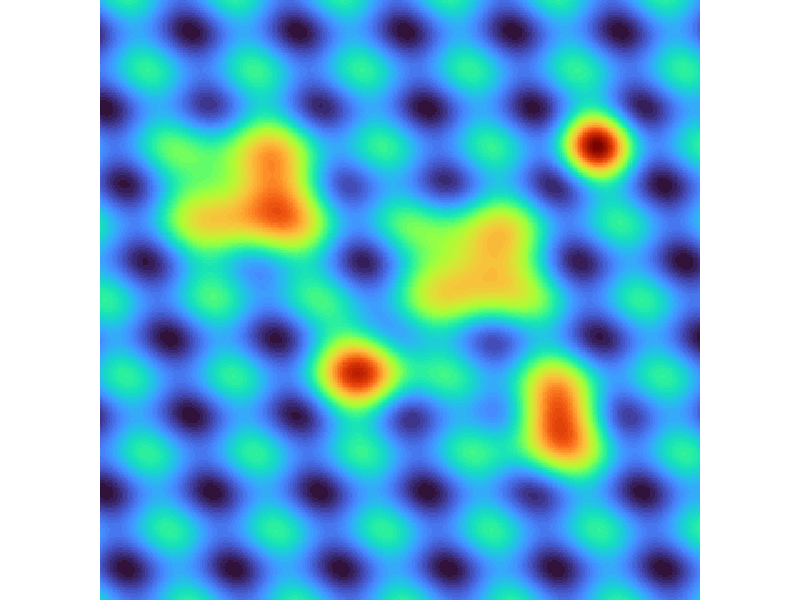

Write MATLAB code to recreate this figure. (Note: this script raises an error after producing the figure.)
function hFigure = createBackgroundExample(visibility)
%CREATEBACKGROUNDEXAMPLE Demonstrate a semi-transparent scalebar background.
%
%   createBackgroundExample() displays a simulated fluorescence image with
%   a readable scale bar over a visually busy region. Adjust the
%   ShowBackground, BackgroundColor, BackgroundAlpha, and
%   BackgroundPadding name-value arguments below to explore the feature.

    if nargin < 1
        visibility = "on";
    end

    sourceRoot = fileparts(fileparts(mfilename("fullpath")));
    addpath(fullfile(sourceRoot, "scalebar"), "-begin")

    [x, y] = meshgrid(linspace(-3.5, 3.5, 360));
    imageData = 0.18 * sin(5*x - 1.4*y) + 0.12 * cos(7*y);
    sourceCenters = [-1.7 -1.2 0.75; -0.4 0.8 0.48; ...
                     0.9 -0.4 0.62; 1.8 1.4 0.55; 2.3 -1.8 0.38];
    for iSource = 1:size(sourceCenters, 1)
        center = sourceCenters(iSource, :);
        imageData = imageData + exp(-((x-center(1)).^2 + ...
            (y-center(2)).^2) / center(3)^2);
    end

    hFigure = figure("Color", "k", "Units", "pixels", ...
        "Position", [100 100 900 720], "Visible", visibility);
    hAxes = axes(hFigure, "Position", [0 0 1 1]);
    imagesc(hAxes, imageData)
    colormap(hAxes, turbo)
    axis(hAxes, "image", "off")

    hScalebar = scalebar(hAxes, 25, "µm", ...
        ConversionFactor=1.8, Location="southeast", Color="w", ...
        LineWidth=3.2, FontName="Helvetica Neue", FontSize=16, ...
        Margin=[18 16], TextSpacing=6, ShowBackground=true, ...
        BackgroundColor=[0.02 0.03 0.08], BackgroundAlpha=0.68, ...
        BackgroundPadding=8);
    setappdata(hFigure, "ExampleScalebar", hScalebar)
end
